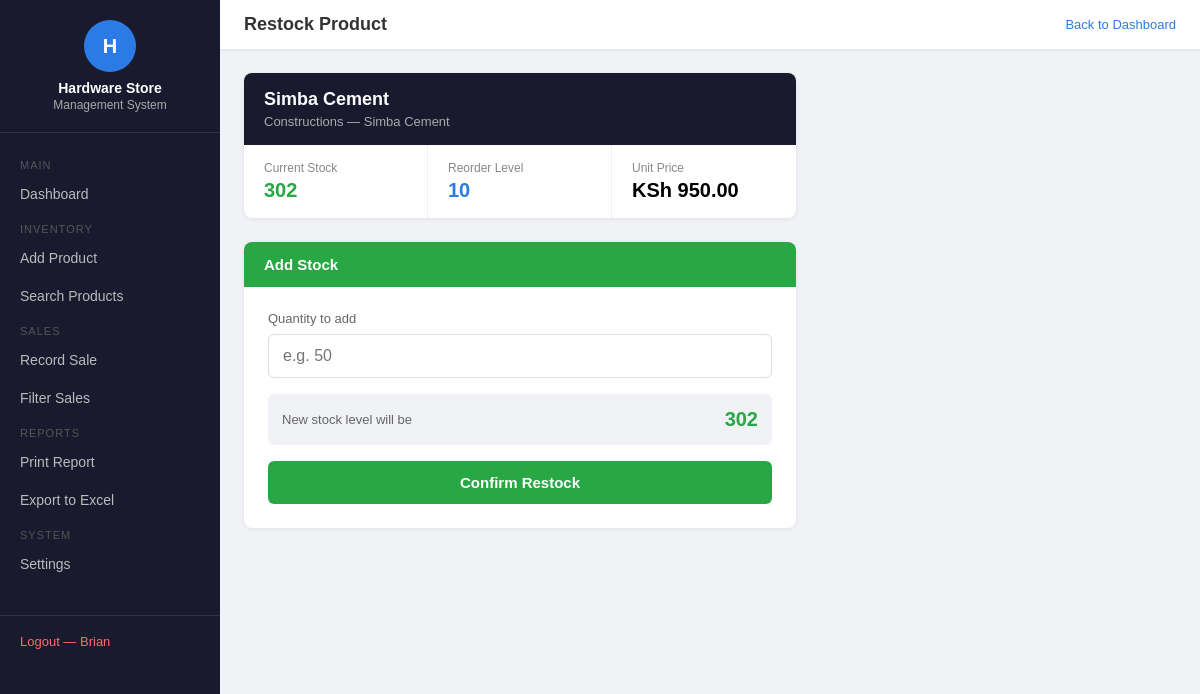
/restock/1/ (signed in), run on the app's committed database.
### inventory/models.py (models this page shows, shortened)
class Product(models.Model):
    name = models.CharField(max_length=200)
    category = models.ForeignKey(Category, on_delete=models.SET_NULL, null=True)
    supplier = models.ForeignKey(Supplier, on_delete=models.SET_NULL, null=True)
    price = models.DecimalField(max_digits=10, decimal_places=2)
    stock_quantity = models.IntegerField()
    reorder_level = models.IntegerField(default=5)
    def is_low_stock(self):
        return self.stock_quantity <= self.reorder_level

class Category(models.Model):
    name = models.CharField(max_length=100)
    def __str__(self):
        return self.name

class Supplier(models.Model):
    name = models.CharField(max_length=200)
    phone = models.CharField(max_length=20)
    email = models.EmailField()
    def __str__(self):
        return self.name

### reports/views.py (the view, shortened to what this page needs)
# urls.py: path('restock/<int:product_id>/', views.restock_product, name='restock'),
@login_required
def restock_product(request, product_id):
    product = get_object_or_404(Product, id=product_id)
    return render(request, 'reports/restock.html', {'product': product})

### reports/templates/reports/restock.html (shortened to what this page needs)
<!DOCTYPE html>
<html>
<head>
</head>
<body>
<div class="sidebar">
    <div class="sidebar-logo">
        <div class="icon">H</div>
        <h2>Hardware Store</h2>
        <p>Management System</p>
    </div>
    <div class="sidebar-menu">
        <div class="menu-label">Main</div>
        <a href="/dashboard/" class="menu-item">Dashboard</a>
        <div class="menu-label">Inventory</div>
        <a href="/product/add/" class="menu-item">Add Product</a>
        <a href="/search/" class="menu-item">Search Products</a>
        <div class="menu-label">Sales</div>
        <a href="/sale/record/" class="menu-item">Record Sale</a>
        <a href="/sales/filter/" class="menu-item">Filter Sales</a>
        <div class="menu-label">Reports</div>
        <a href="/report/print/" class="menu-item">Print Report</a>
        <a href="/export/excel/" class="menu-item">Export to Excel</a>
        <div class="menu-label">System</div>
        <a href="/settings/" class="menu-item">Settings</a>
    </div>
    <div class="sidebar-footer">
        <a href="/accounts/logout/">Logout — {{ request.user.username }}</a>
    </div>
</div>
<div class="main">
    <div class="topbar">
        <h3>Restock Product</h3>
        <a href="/dashboard/" style="color:#2c7be5; text-decoration:none; font-size:13px;">Back to Dashboard</a>
    </div>
    <div class="content">
        <div class="product-card">
            <div class="product-card-header">
                <h3>{{ product.name }}</h3>
                <p>{{ product.category }} — {{ product.supplier }}</p>
            </div>
            <div class="product-info">
                <div class="info-item">
                    <div class="info-label">Current Stock</div>
                    <div class="info-value {% if product.is_low_stock %}red{% else %}green{% endif %}">
                        {{ product.stock_quantity }}
                    </div>
                </div>
                <div class="info-item">
                    <div class="info-label">Reorder Level</div>
                    <div class="info-value blue">{{ product.reorder_level }}</div>
                </div>
                <div class="info-item">
                    <div class="info-label">Unit Price</div>
                    <div class="info-value">KSh {{ product.price }}</div>
                </div>
            </div>
        </div>
        <div class="restock-card">
            <div class="restock-card-header">Add Stock</div>
            <div class="restock-card-body">
                <form method="POST" id="restock-form">
                    <label>Quantity to add</label>
                    <input type="number" name="quantity" id="qty-input" min="1" placeholder="e.g. 50" required oninput="updatePreview()">
                    <div class="new-stock-preview">
                        <span class="label">New stock level will be</span>
                        <span class="value" id="new-stock-preview">{{ product.stock_quantity }}</span>
                    </div>
                    <button type="submit">Confirm Restock</button>
                </form>
            </div>
        </div>
    </div>
</div>
</body>
</html>

### reports/templates/reports/restock.html (style rules this page uses)
* { box-sizing: border-box; margin: 0; padding: 0; }
body { font-family: Arial, sans-serif; background: #f0f2f5; display: flex; }
.sidebar { width: 220px; min-height: 100vh; background: #1a1a2e; position: fixed; top: 0; left: 0; overflow-y: auto; }
.sidebar-logo { padding: 20px 16px; border-bottom: 1px solid rgba(255,255,255,0.1); text-align: center; }
.sidebar-logo .icon { width: 52px; height: 52px; background: #2c7be5; border-radius: 50%; display: flex; align-items: center; justify-content: center; color: white; font-weight: bold; font-size: 20px; margin: 0 auto 8px; }
.sidebar-logo h2 { color: white; font-size: 14px; }
.sidebar-logo p { color: #aaa; font-size: 12px; margin-top: 2px; }
.sidebar-menu { padding: 16px 0; }
.menu-label { color: #555; font-size: 11px; padding: 10px 20px 4px; text-transform: uppercase; letter-spacing: 1px; }
.menu-item { display: flex; align-items: center; gap: 10px; padding: 11px 20px; color: #bbb; text-decoration: none; font-size: 14px; }
.sidebar-footer { padding: 16px 20px; border-top: 1px solid rgba(255,255,255,0.1); margin-top: 16px; }
.sidebar-footer a { color: #ff6b6b; text-decoration: none; font-size: 13px; }
.main { margin-left: 220px; flex: 1; }
.topbar { background: white; padding: 14px 24px; display: flex; justify-content: space-between; align-items: center; box-shadow: 0 1px 4px rgba(0,0,0,0.08); }
.topbar h3 { color: #333; font-size: 18px; }
.content { padding: 24px; max-width: 600px; }
.product-card { background: white; border-radius: 8px; box-shadow: 0 1px 4px rgba(0,0,0,0.08); overflow: hidden; margin-bottom: 24px; }
.product-card-header { background: #1a1a2e; color: white; padding: 16px 20px; }
.product-card-header h3 { font-size: 18px; margin-bottom: 4px; }
.product-card-header p { font-size: 13px; color: #aaa; }
.product-info { display: grid; grid-template-columns: 1fr 1fr 1fr; gap: 0; }
.info-item { padding: 16px 20px; border-right: 1px solid #f0f0f0; }
.info-item:last-child { border-right: none; }
.info-item .info-label { font-size: 12px; color: #888; margin-bottom: 4px; }
.info-item .info-value { font-size: 20px; font-weight: bold; }
.info-item .info-value.green { color: #28a745; }
.info-item .info-value.blue { color: #2c7be5; }
.restock-card { background: white; border-radius: 8px; box-shadow: 0 1px 4px rgba(0,0,0,0.08); overflow: hidden; }
.restock-card-header { background: #28a745; color: white; padding: 14px 20px; font-weight: bold; font-size: 15px; }
.restock-card-body { padding: 24px; }
label { font-size: 13px; color: #666; display: block; margin-bottom: 8px; }
input[type="number"] { width: 100%; padding: 12px 14px; border: 1px solid #ddd; border-radius: 6px; font-size: 16px; }
.new-stock-preview { background: #f0f2f5; border-radius: 6px; padding: 14px; margin-top: 16px; display: flex; justify-content: space-between; align-items: center; }
.new-stock-preview .label { font-size: 13px; color: #666; }
.new-stock-preview .value { font-size: 20px; font-weight: bold; color: #28a745; }
button { width: 100%; padding: 13px; background: #28a745; color: white; border: none; border-radius: 6px; font-size: 15px; font-weight: bold; cursor: pointer; margin-top: 16px; }

### data on the page
Product: name "Simba Cement", category "Constructions", supplier "Simba Cement", stock_quantity "302", reorder_level "10", price "950.00"

### other printed values
{{ request.user.username }} "Brian"
